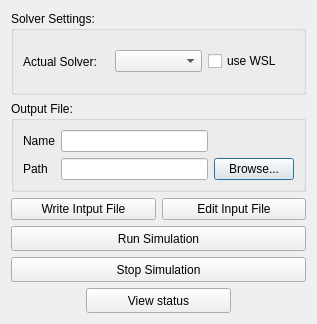
<?xml version="1.0" encoding="UTF-8"?>
<ui version="4.0">
 <class>dia_launcher</class>
 <widget class="QDialog" name="dia_launcher">
  <property name="geometry">
   <rect>
    <x>0</x>
    <y>0</y>
    <width>317</width>
    <height>324</height>
   </rect>
  </property>
  <property name="sizePolicy">
   <sizepolicy hsizetype="MinimumExpanding" vsizetype="MinimumExpanding">
    <horstretch>0</horstretch>
    <verstretch>0</verstretch>
   </sizepolicy>
  </property>
  <property name="windowTitle">
   <string>Dialog</string>
  </property>
  <layout class="QVBoxLayout" name="verticalLayout_3">
   <item>
    <widget class="QGroupBox" name="groupBox">
     <property name="sizePolicy">
      <sizepolicy hsizetype="MinimumExpanding" vsizetype="Preferred">
       <horstretch>0</horstretch>
       <verstretch>0</verstretch>
      </sizepolicy>
     </property>
     <property name="title">
      <string>Solver Settings:</string>
     </property>
     <layout class="QHBoxLayout" name="horizontalLayout">
      <item>
       <widget class="QLabel" name="label">
        <property name="sizePolicy">
         <sizepolicy hsizetype="MinimumExpanding" vsizetype="Preferred">
          <horstretch>0</horstretch>
          <verstretch>0</verstretch>
         </sizepolicy>
        </property>
        <property name="text">
         <string>Actual Solver:</string>
        </property>
       </widget>
      </item>
      <item>
       <widget class="QComboBox" name="active_solver">
        <property name="sizePolicy">
         <sizepolicy hsizetype="MinimumExpanding" vsizetype="Fixed">
          <horstretch>0</horstretch>
          <verstretch>0</verstretch>
         </sizepolicy>
        </property>
       </widget>
      </item>
      <item>
       <widget class="QCheckBox" name="useWSL">
        <property name="sizePolicy">
         <sizepolicy hsizetype="MinimumExpanding" vsizetype="Fixed">
          <horstretch>0</horstretch>
          <verstretch>0</verstretch>
         </sizepolicy>
        </property>
        <property name="minimumSize">
         <size>
          <width>30</width>
          <height>0</height>
         </size>
        </property>
        <property name="text">
         <string>use WSL</string>
        </property>
       </widget>
      </item>
     </layout>
    </widget>
   </item>
   <item>
    <widget class="QGroupBox" name="groupBox_2">
     <property name="title">
      <string>Output File:</string>
     </property>
     <layout class="QGridLayout" name="gridLayout">
      <item row="0" column="0">
       <widget class="QLabel" name="label_2">
        <property name="text">
         <string>Name</string>
        </property>
       </widget>
      </item>
      <item row="0" column="1">
       <widget class="QLineEdit" name="out_filename"/>
      </item>
      <item row="1" column="0">
       <widget class="QLabel" name="label_3">
        <property name="text">
         <string>Path</string>
        </property>
       </widget>
      </item>
      <item row="1" column="1">
       <widget class="QLineEdit" name="out_location"/>
      </item>
      <item row="1" column="2">
       <widget class="QPushButton" name="fp_outfile">
        <property name="text">
         <string>Browse...</string>
        </property>
       </widget>
      </item>
     </layout>
    </widget>
   </item>
   <item>
    <layout class="QGridLayout" name="gridLayout_2">
     <item row="3" column="0">
      <spacer name="horizontalSpacer">
       <property name="orientation">
        <enum>Qt::Horizontal</enum>
       </property>
       <property name="sizeType">
        <enum>QSizePolicy::Minimum</enum>
       </property>
       <property name="sizeHint" stdset="0">
        <size>
         <width>45</width>
         <height>20</height>
        </size>
       </property>
      </spacer>
     </item>
     <item row="0" column="2" colspan="2">
      <widget class="QPushButton" name="editIF">
       <property name="text">
        <string>Edit Input File</string>
       </property>
      </widget>
     </item>
     <item row="0" column="0" colspan="2">
      <widget class="QPushButton" name="writeIF">
       <property name="text">
        <string>Write Intput File</string>
       </property>
      </widget>
     </item>
     <item row="1" column="0" colspan="4">
      <widget class="QPushButton" name="runSim">
       <property name="minimumSize">
        <size>
         <width>291</width>
         <height>25</height>
        </size>
       </property>
       <property name="text">
        <string>Run Simulation</string>
       </property>
      </widget>
     </item>
     <item row="2" column="0" colspan="4">
      <widget class="QPushButton" name="stopSim">
       <property name="minimumSize">
        <size>
         <width>291</width>
         <height>25</height>
        </size>
       </property>
       <property name="text">
        <string>Stop Simulation</string>
       </property>
      </widget>
     </item>
     <item row="3" column="3">
      <spacer name="horizontalSpacer_3">
       <property name="orientation">
        <enum>Qt::Horizontal</enum>
       </property>
       <property name="sizeType">
        <enum>QSizePolicy::Minimum</enum>
       </property>
       <property name="sizeHint" stdset="0">
        <size>
         <width>45</width>
         <height>20</height>
        </size>
       </property>
      </spacer>
     </item>
     <item row="3" column="1" colspan="2">
      <widget class="QPushButton" name="viewStatus">
       <property name="sizePolicy">
        <sizepolicy hsizetype="Minimum" vsizetype="Fixed">
         <horstretch>0</horstretch>
         <verstretch>0</verstretch>
        </sizepolicy>
       </property>
       <property name="minimumSize">
        <size>
         <width>101</width>
         <height>25</height>
        </size>
       </property>
       <property name="text">
        <string>View status</string>
       </property>
      </widget>
     </item>
    </layout>
   </item>
  </layout>
 </widget>
 <resources/>
 <connections/>
</ui>
